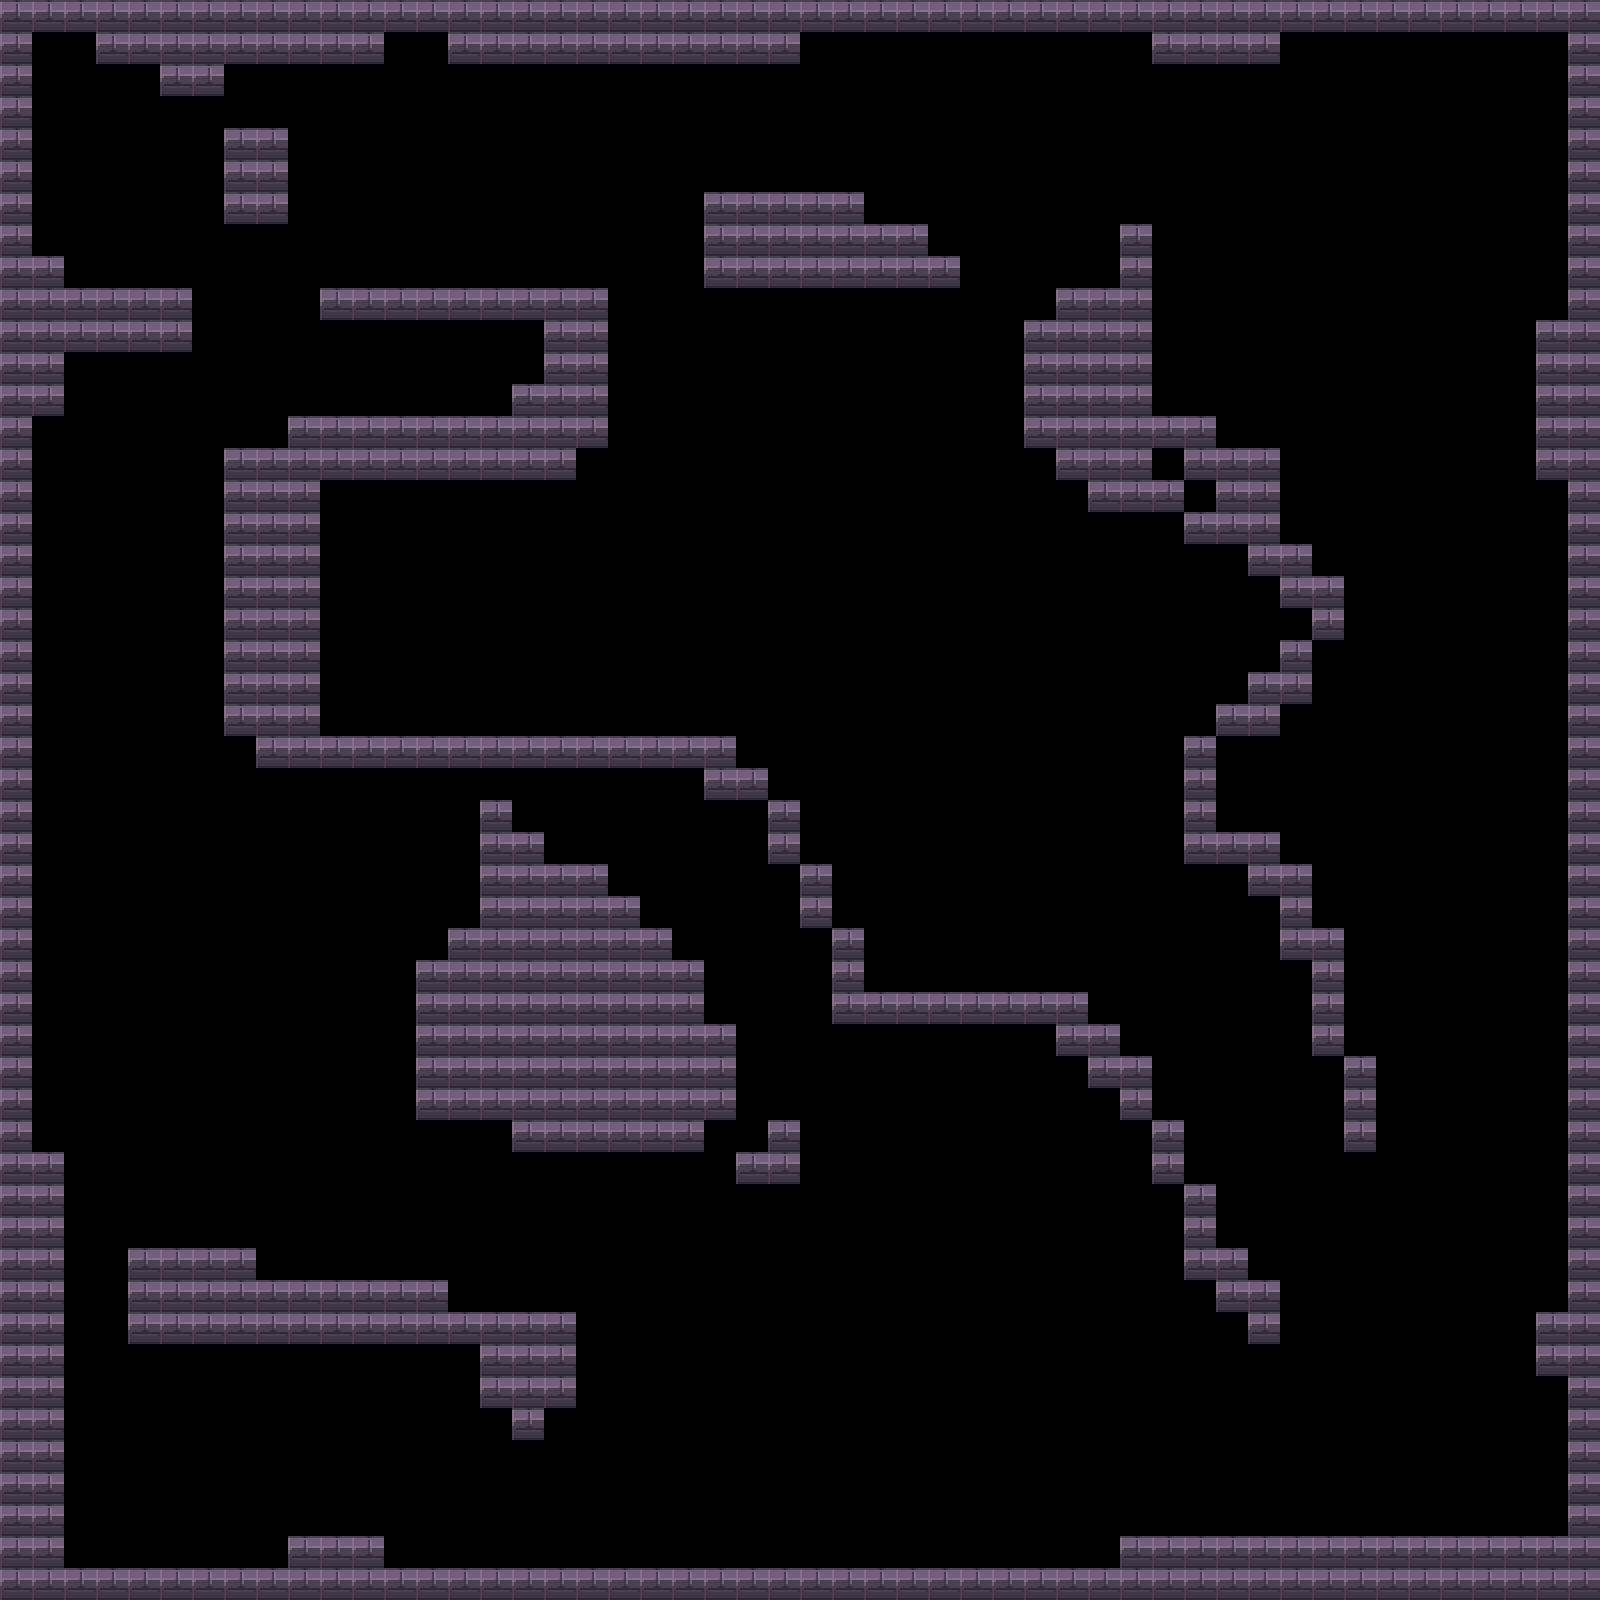

This game map was drawn from its Tiled (.tmx) file and the tilesets committed beside it. A one-line description and the full map source follow:
An orthogonal 50x50 tile map with 32x32 px tiles, 1 tile layer (Tile Layer 1).

<map version="1.5" tiledversion="1.7.2" orientation="orthogonal" renderorder="right-down" width="50" height="50" tilewidth="32" tileheight="32" infinite="0" nextlayerid="2" nextobjectid="1">
 <tileset firstgid="1" source="wall.tsx" />
 <layer id="1" name="Tile Layer 1" width="50" height="50">
  <data encoding="csv">
1,1,1,1,1,1,1,1,1,1,1,1,1,1,1,1,1,1,1,1,1,1,1,1,1,1,1,1,1,1,1,1,1,1,1,1,1,1,1,1,1,1,1,1,1,1,1,1,1,1,
1,0,0,1,1,1,1,1,1,1,1,1,0,0,1,1,1,1,1,1,1,1,1,1,1,0,0,0,0,0,0,0,0,0,0,0,1,1,1,1,0,0,0,0,0,0,0,0,0,1,
1,0,0,0,0,1,1,0,0,0,0,0,0,0,0,0,0,0,0,0,0,0,0,0,0,0,0,0,0,0,0,0,0,0,0,0,0,0,0,0,0,0,0,0,0,0,0,0,0,1,
1,0,0,0,0,0,0,0,0,0,0,0,0,0,0,0,0,0,0,0,0,0,0,0,0,0,0,0,0,0,0,0,0,0,0,0,0,0,0,0,0,0,0,0,0,0,0,0,0,1,
1,0,0,0,0,0,0,1,1,0,0,0,0,0,0,0,0,0,0,0,0,0,0,0,0,0,0,0,0,0,0,0,0,0,0,0,0,0,0,0,0,0,0,0,0,0,0,0,0,1,
1,0,0,0,0,0,0,1,1,0,0,0,0,0,0,0,0,0,0,0,0,0,0,0,0,0,0,0,0,0,0,0,0,0,0,0,0,0,0,0,0,0,0,0,0,0,0,0,0,1,
1,0,0,0,0,0,0,1,1,0,0,0,0,0,0,0,0,0,0,0,0,0,1,1,1,1,1,0,0,0,0,0,0,0,0,0,0,0,0,0,0,0,0,0,0,0,0,0,0,1,
1,0,0,0,0,0,0,0,0,0,0,0,0,0,0,0,0,0,0,0,0,0,1,1,1,1,1,1,1,0,0,0,0,0,0,1,0,0,0,0,0,0,0,0,0,0,0,0,0,1,
1,1,0,0,0,0,0,0,0,0,0,0,0,0,0,0,0,0,0,0,0,0,1,1,1,1,1,1,1,1,0,0,0,0,0,1,0,0,0,0,0,0,0,0,0,0,0,0,0,1,
1,1,1,1,1,1,0,0,0,0,1,1,1,1,1,1,1,1,1,0,0,0,0,0,0,0,0,0,0,0,0,0,0,1,1,1,0,0,0,0,0,0,0,0,0,0,0,0,0,1,
1,1,1,1,1,1,0,0,0,0,0,0,0,0,0,0,0,1,1,0,0,0,0,0,0,0,0,0,0,0,0,0,1,1,1,1,0,0,0,0,0,0,0,0,0,0,0,0,1,1,
1,1,0,0,0,0,0,0,0,0,0,0,0,0,0,0,0,1,1,0,0,0,0,0,0,0,0,0,0,0,0,0,1,1,1,1,0,0,0,0,0,0,0,0,0,0,0,0,1,1,
1,1,0,0,0,0,0,0,0,0,0,0,0,0,0,0,1,1,1,0,0,0,0,0,0,0,0,0,0,0,0,0,1,1,1,1,0,0,0,0,0,0,0,0,0,0,0,0,1,1,
1,0,0,0,0,0,0,0,0,1,1,1,1,1,1,1,1,1,1,0,0,0,0,0,0,0,0,0,0,0,0,0,1,1,1,1,1,1,0,0,0,0,0,0,0,0,0,0,1,1,
1,0,0,0,0,0,0,1,1,1,1,1,1,1,1,1,1,1,0,0,0,0,0,0,0,0,0,0,0,0,0,0,0,1,1,1,0,1,1,1,0,0,0,0,0,0,0,0,1,1,
1,0,0,0,0,0,0,1,1,1,0,0,0,0,0,0,0,0,0,0,0,0,0,0,0,0,0,0,0,0,0,0,0,0,1,1,1,0,1,1,0,0,0,0,0,0,0,0,0,1,
1,0,0,0,0,0,0,1,1,1,0,0,0,0,0,0,0,0,0,0,0,0,0,0,0,0,0,0,0,0,0,0,0,0,0,0,0,1,1,1,0,0,0,0,0,0,0,0,0,1,
1,0,0,0,0,0,0,1,1,1,0,0,0,0,0,0,0,0,0,0,0,0,0,0,0,0,0,0,0,0,0,0,0,0,0,0,0,0,0,1,1,0,0,0,0,0,0,0,0,1,
1,0,0,0,0,0,0,1,1,1,0,0,0,0,0,0,0,0,0,0,0,0,0,0,0,0,0,0,0,0,0,0,0,0,0,0,0,0,0,0,1,1,0,0,0,0,0,0,0,1,
1,0,0,0,0,0,0,1,1,1,0,0,0,0,0,0,0,0,0,0,0,0,0,0,0,0,0,0,0,0,0,0,0,0,0,0,0,0,0,0,0,1,0,0,0,0,0,0,0,1,
1,0,0,0,0,0,0,1,1,1,0,0,0,0,0,0,0,0,0,0,0,0,0,0,0,0,0,0,0,0,0,0,0,0,0,0,0,0,0,0,1,0,0,0,0,0,0,0,0,1,
1,0,0,0,0,0,0,1,1,1,0,0,0,0,0,0,0,0,0,0,0,0,0,0,0,0,0,0,0,0,0,0,0,0,0,0,0,0,0,1,1,0,0,0,0,0,0,0,0,1,
1,0,0,0,0,0,0,1,1,1,0,0,0,0,0,0,0,0,0,0,0,0,0,0,0,0,0,0,0,0,0,0,0,0,0,0,0,0,1,1,0,0,0,0,0,0,0,0,0,1,
1,0,0,0,0,0,0,0,1,1,1,1,1,1,1,1,1,1,1,1,1,1,1,0,0,0,0,0,0,0,0,0,0,0,0,0,0,1,0,0,0,0,0,0,0,0,0,0,0,1,
1,0,0,0,0,0,0,0,0,0,0,0,0,0,0,0,0,0,0,0,0,0,1,1,0,0,0,0,0,0,0,0,0,0,0,0,0,1,0,0,0,0,0,0,0,0,0,0,0,1,
1,0,0,0,0,0,0,0,0,0,0,0,0,0,0,1,0,0,0,0,0,0,0,0,1,0,0,0,0,0,0,0,0,0,0,0,0,1,0,0,0,0,0,0,0,0,0,0,0,1,
1,0,0,0,0,0,0,0,0,0,0,0,0,0,0,1,1,0,0,0,0,0,0,0,1,0,0,0,0,0,0,0,0,0,0,0,0,1,1,1,0,0,0,0,0,0,0,0,0,1,
1,0,0,0,0,0,0,0,0,0,0,0,0,0,0,1,1,1,1,0,0,0,0,0,0,1,0,0,0,0,0,0,0,0,0,0,0,0,0,1,1,0,0,0,0,0,0,0,0,1,
1,0,0,0,0,0,0,0,0,0,0,0,0,0,0,1,1,1,1,1,0,0,0,0,0,1,0,0,0,0,0,0,0,0,0,0,0,0,0,0,1,0,0,0,0,0,0,0,0,1,
1,0,0,0,0,0,0,0,0,0,0,0,0,0,1,1,1,1,1,1,1,0,0,0,0,0,1,0,0,0,0,0,0,0,0,0,0,0,0,0,1,1,0,0,0,0,0,0,0,1,
1,0,0,0,0,0,0,0,0,0,0,0,0,1,1,1,1,1,1,1,1,1,0,0,0,0,1,0,0,0,0,0,0,0,0,0,0,0,0,0,0,1,0,0,0,0,0,0,0,1,
1,0,0,0,0,0,0,0,0,0,0,0,0,1,1,1,1,1,1,1,1,1,0,0,0,0,1,1,1,1,1,1,1,1,0,0,0,0,0,0,0,1,0,0,0,0,0,0,0,1,
1,0,0,0,0,0,0,0,0,0,0,0,0,1,1,1,1,1,1,1,1,1,1,0,0,0,0,0,0,0,0,0,0,1,1,0,0,0,0,0,0,1,0,0,0,0,0,0,0,1,
1,0,0,0,0,0,0,0,0,0,0,0,0,1,1,1,1,1,1,1,1,1,1,0,0,0,0,0,0,0,0,0,0,0,1,1,0,0,0,0,0,0,1,0,0,0,0,0,0,1,
1,0,0,0,0,0,0,0,0,0,0,0,0,1,1,1,1,1,1,1,1,1,1,0,0,0,0,0,0,0,0,0,0,0,0,1,0,0,0,0,0,0,1,0,0,0,0,0,0,1,
1,0,0,0,0,0,0,0,0,0,0,0,0,0,0,0,1,1,1,1,1,1,0,0,1,0,0,0,0,0,0,0,0,0,0,0,1,0,0,0,0,0,1,0,0,0,0,0,0,1,
1,1,0,0,0,0,0,0,0,0,0,0,0,0,0,0,0,0,0,0,0,0,0,1,1,0,0,0,0,0,0,0,0,0,0,0,1,0,0,0,0,0,0,0,0,0,0,0,0,1,
1,1,0,0,0,0,0,0,0,0,0,0,0,0,0,0,0,0,0,0,0,0,0,0,0,0,0,0,0,0,0,0,0,0,0,0,0,1,0,0,0,0,0,0,0,0,0,0,0,1,
1,1,0,0,0,0,0,0,0,0,0,0,0,0,0,0,0,0,0,0,0,0,0,0,0,0,0,0,0,0,0,0,0,0,0,0,0,1,0,0,0,0,0,0,0,0,0,0,0,1,
1,1,0,0,1,1,1,1,0,0,0,0,0,0,0,0,0,0,0,0,0,0,0,0,0,0,0,0,0,0,0,0,0,0,0,0,0,1,1,0,0,0,0,0,0,0,0,0,0,1,
1,1,0,0,1,1,1,1,1,1,1,1,1,1,0,0,0,0,0,0,0,0,0,0,0,0,0,0,0,0,0,0,0,0,0,0,0,0,1,1,0,0,0,0,0,0,0,0,0,1,
1,1,0,0,1,1,1,1,1,1,1,1,1,1,1,1,1,1,0,0,0,0,0,0,0,0,0,0,0,0,0,0,0,0,0,0,0,0,0,1,0,0,0,0,0,0,0,0,1,1,
1,1,0,0,0,0,0,0,0,0,0,0,0,0,0,1,1,1,0,0,0,0,0,0,0,0,0,0,0,0,0,0,0,0,0,0,0,0,0,0,0,0,0,0,0,0,0,0,1,1,
1,1,0,0,0,0,0,0,0,0,0,0,0,0,0,1,1,1,0,0,0,0,0,0,0,0,0,0,0,0,0,0,0,0,0,0,0,0,0,0,0,0,0,0,0,0,0,0,0,1,
1,1,0,0,0,0,0,0,0,0,0,0,0,0,0,0,1,0,0,0,0,0,0,0,0,0,0,0,0,0,0,0,0,0,0,0,0,0,0,0,0,0,0,0,0,0,0,0,0,1,
1,1,0,0,0,0,0,0,0,0,0,0,0,0,0,0,0,0,0,0,0,0,0,0,0,0,0,0,0,0,0,0,0,0,0,0,0,0,0,0,0,0,0,0,0,0,0,0,0,1,
1,1,0,0,0,0,0,0,0,0,0,0,0,0,0,0,0,0,0,0,0,0,0,0,0,0,0,0,0,0,0,0,0,0,0,0,0,0,0,0,0,0,0,0,0,0,0,0,0,1,
1,1,0,0,0,0,0,0,0,0,0,0,0,0,0,0,0,0,0,0,0,0,0,0,0,0,0,0,0,0,0,0,0,0,0,0,0,0,0,0,0,0,0,0,0,0,0,0,0,1,
1,1,0,0,0,0,0,0,0,1,1,1,0,0,0,0,0,0,0,0,0,0,0,0,0,0,0,0,0,0,0,0,0,0,0,1,1,1,1,1,1,1,1,1,1,1,1,1,1,1,
1,1,1,1,1,1,1,1,1,1,1,1,1,1,1,1,1,1,1,1,1,1,1,1,1,1,1,1,1,1,1,1,1,1,1,1,1,1,1,1,1,1,1,1,1,1,1,1,1,1
</data>
 </layer>
</map>